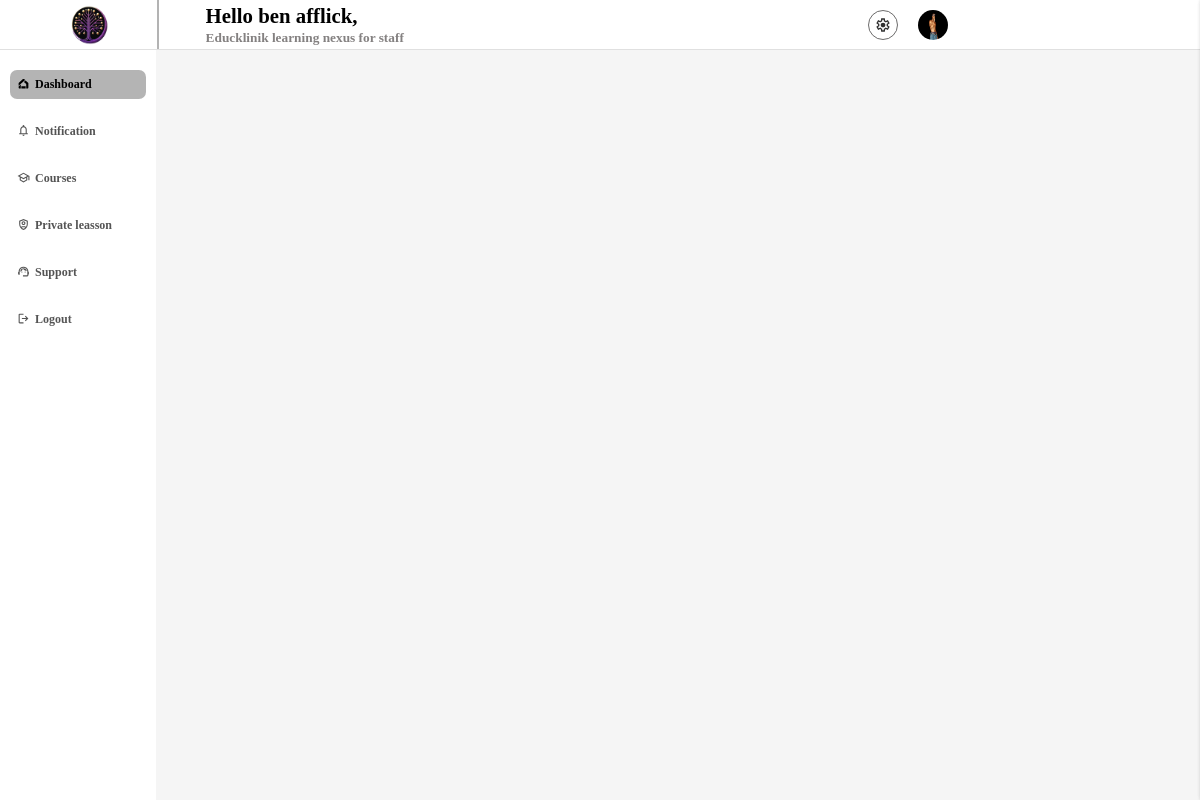
The app's page /private_lesson/ (signed in) with its own data.
### eduklinikapp/models.py (models this page shows, shortened)
class profile(models.Model):
    acc_type = [
        ('Student','Student'),
        ('Admin','Admin'),
        ('staff', 'Staff'),
        ('Parent', 'Parent'),
    ]
    user = models.OneToOneField(User, verbose_name='user', on_delete= models.CASCADE)
    is_disabled = models.BooleanField('if this account is disabled', default=False)
    country = models.CharField('user country', null=False, blank=False, max_length=1000)
    Verified = models.BooleanField('if the user is verified', default=False)
    user_token = models.CharField('user token', null=True, blank=True, max_length=200, unique=True)
    phone_number = models.CharField('user mobile number', null=False, blank=False, max_length=50)
    is_edit = models.BooleanField('if the user have edited ', default=False)
    account_type = models.CharField('the account type', null=True, blank=False, max_length=200, choices=acc_type, default='General')
    not_count =  models.BigIntegerField('user notification  count', default=0)
    date_joined = models.DateTimeField('the date time account was created', default=timezone.now)
    ip_adress = models.GenericIPAddressField('user ip adress', null=True, blank=True)
    reset_code = models.CharField('user one time reset code', null=True, blank=True, max_length=100)
    c_code = models.CharField('user country code', null=True, blank=True, max_length=11)
    refer_code = models.CharField('user referial code', null=True, blank=True, unique=True, max_length=100)
    browser = models.CharField('user access browser', null=True, blank=True, max_length=100)
    qr_code = models.ImageField('user qrcode', null=True, blank=True, upload_to='qrcodes')
    cos_count = models.BigIntegerField('course count', default=0)
    quz_count = models.BigIntegerField('quiz counr', default=0)
    profile_pics = models.ForeignKey('pro_image', on_delete=models.CASCADE, null=True, blank=True)
    age = models.IntegerField('user age ', default=0)

class pro_image(models.Model):
    image = models.ImageField('user image', null=False, blank=False, upload_to='profile pics')
    is_edit = models.BooleanField('is edited', default=False)

### eduklinikapp/profille_view.py (the view)
# urls.py: path('private_lesson/', profille_view.private, name='user private lessons'),
def private(request):
    if request.user.is_authenticated:
        user = request.user
        current_user = models.profile.objects.filter(user=user).first()
        user_cour = models.user_course.objects.filter(course_holder=current_user).order_by('-date')[:10]
        context = {
            'user': current_user,
            'pop_cur':user_cour,
        }
        return render(request, 'user/private.html', context=context)
    else:
        return redirect('/user/login')

### template/user/private.html (shortened to what this page needs)
{% extends 'base.html' %}
{% load static %}
{% block metadata %}
<link rel="stylesheet" href="{% static 'eduklinikapp/styles/dashboard.css' %}">
{% endblock %}
{% block content %}
{% include 'user/boards.html' %}
<section class="content">
</section>
{% endblock %}

### template/user/boards.html (shortened to what this page needs)
{% extends 'base.html' %}
{% load static %}
{% block content %}
<section class="head">
     <nav class="navagation">
        <div class="logo">
            <span class="img">
                <img src="{% static 'eduklinikapp/images/ed_logo.png' %}" alt="">
            </span>
        </div>
        <aside class="nav_link">
            <div class="user">
                <strong id="tex_port">
                   Hello {{user.user.first_name}},
                </strong> <br>
                <small>
                    Educklinik learning nexus for {{user.account_type}}
                </small>
            </div>
            <div class="user_links">
                <a href="/account/settings" class="setting">
                </a>
                <a href="/user/profile/" class="user_img">
                    <img {% if user.profile_pics %} src="{{user.profile_pics.image.url}}" {% else %} src="{% static 'eduklinikapp/images/nouser.png' %}" {% endif %} alt="">
                </a>
            </div>
        </aside>
     </nav>
</section>
<main class="main_sect">
    <section class="side_bar">
        <a href="/dashboard" class="link" id="home" style="color: #000; background-color: #0000004b;">
            <span>Dashboard</span>
        </a>
        <br>
        <a href="/notification/" class="link" id="acct">
            <span>Notification</span>
        </a>
        <br>
        <a href="/accout/course/" class="link" id="pay">
            <svg xmlns="http://www.w3.org/2000/svg" height="24px" viewBox="0 -960 960 960" width="24px" fill="currentcolor"><path d="M480-120 200-272v-240L40-600l440-240 440 240v320h-80v-276l-80 44v240L480-120Zm0-332 274-148-274-148-274 148 274 148Zm0 241 200-108v-151L480-360 280-470v151l200 108Zm0-241Zm0 90Zm0 0Z"/></svg>
            <span>Courses</span>
        </a>
        <br>
        <a href="/private_lesson/" id="trans" class="link">
            <span>Private leasson</span>
        </a>
        <br>
        <a href="/dashboard/proof-statements/" id="proof" class="link">
            <span>Support</span>
        </a>
        <br>
        <a href="/" id="proof" class="link">
            <svg xmlns="http://www.w3.org/2000/svg" height="24px" viewBox="0 -960 960 960" width="24px" fill="currentcolor"><path d="M200-120q-33 0-56.5-23.5T120-200v-560q0-33 23.5-56.5T200-840h280v80H200v560h280v80H200Zm440-160-55-58 102-102H360v-80h327L585-622l55-58 200 200-200 200Z"/></svg>
            <span>Logout</span>
        </a>
        <br>
    </main>
    </section>
    {% endblock %}

### eduklinikapp/static/eduklinikapp/styles/dashboard.css (style rules this page uses)
main { padding: 0px !important; padding-top: 0px !important; }
body { background-color: #f5f5f5 !important; }
.head { width: 100%; height: 50px; padding: 0px 20px; box-sizing: border-box; overflow: hidden; background-color: #ffff; position: fixed; border-bottom: 1px solid #4f4c4c2c; z-index: 500; top: 0px !important; }
.navagation { width: 80%; box-sizing: border-box; overflow: hidden; display: flex; align-items: center; height: 100%; justify-content: space-between; }
.logo { width: 15%; box-sizing: border-box; height: 100%; display: flex; align-items: center; justify-content: center; overflow: hidden; gap: 5px; border-right: 2px solid #54545471; }
.img { width: 40px; height: 40px; box-sizing: border-box; overflow: hidden; display: flex; align-items: center; overflow: hidden; justify-content: center; background-color: transparent; }
.img img { width: auto; height: 100%; box-sizing: border-box; min-width: 100%; }
.user { width: fit-content; box-sizing: border-box; height: fit-content; }
.user strong { font-size: 1.3rem; box-sizing: border-box; font-family: var(--font); }
.user small { font-family: var(--font); font-weight: 600; color: #423e3ea6; }
.nav_link { width: calc(100% - 20%); box-sizing: border-box; overflow: hidden; display: flex; align-items: center; justify-content: space-between; height: 100%; }
.user_links { width: fit-content; box-sizing: border-box; overflow: hidden; display: flex; align-items: center; justify-content: center; height: 100%; gap: 20px; }
.setting { color: #303030; display: flex; align-items: center; justify-content: center; text-align: none; border: 1px solid #494747cd; width: 30px; height: 30px; background-color: transparent; border-radius: 16px; }
.setting svg { width: 16px; height: 16px; }
.user_img { width: 30px; height: 30px; box-sizing: border-box; display: flex; align-items: center; justify-content: center; overflow: hidden; border-radius: 15px; }
.user_img img { width: auto; height: 100%; min-width: 100%; }
.main_sect { width: 100%; height: fit-content; box-sizing: border-box; overflow: hidden; min-height: 100vh; height: fit-content; }
.side_bar { width: 13%; height: 100vh; box-sizing: border-box; overflow: hidden; background-color: #fff; position: fixed; top: 50px; padding: 20px 10px; }
.link { padding: 7px; box-sizing: border-box; display: flex; width: 100%; height: fit-content; gap: 5px; text-decoration: none; font-size: 12px; align-items: flex-start; justify-content: flex-start; color: #303030d3; font-family: Cambria, Cochin, Georgia, Times, 'Times New Roman', serif; font-weight: 600; border-radius: 7px; }
.link svg { width: 13px; height: 13px; }
.content { position: absolute; width: 85%; box-sizing: border-box; float: right; display: block; padding-top: 5rem; height: fit-content; overflow-x: hidden; top: 0px; right: 0px; padding-right: 20px; }

### eduklinikapp/static/eduklinikapp/styles/base.css (style rules this page uses)
* { margin: 0; padding: 0; box-sizing: border-box; list-style-type: none; scroll-behavior: smooth; text-decoration: none; }
:root { --main-color: rgb(131, 46, 128); --text-color: linear-gradient( to bottom, rgb(131, 46, 128), hsl(42, 60%, 48%) ); --background-color: #e7e7e7; --text-color2: hsl(42, 60%, 48%); --text-color3: rgb(72, 72, 72); --text-black: black; --font-size: 100%; --font-size2: 200%; --font-very-bold: 900; --font-bold: 600; --box-shadow: 1px 3px 5px #000000; --box-shadow2: 1px 20px 5px #000000, 2px 4px 0px #0a0e12; --text-shadow: 0px 0px 1px black; }
body, html { height: 100%; width: 100%; scroll-behavior: smooth; background-color: white; display: block; position: relative; }
nav, .register_login { display: flex; position: relative; height: 100%; width: 100%; }
main { display: block; position: relative; height: auto; width: 100%; top: 4rem; padding: 1rem 1rem; }

### template/user/boards.html (style rules this page uses)
main { padding-top: 0px !important; }

### records on screen
profile: user.first_name "ben afflick", account_type "staff", profile_pics.image (picture)
